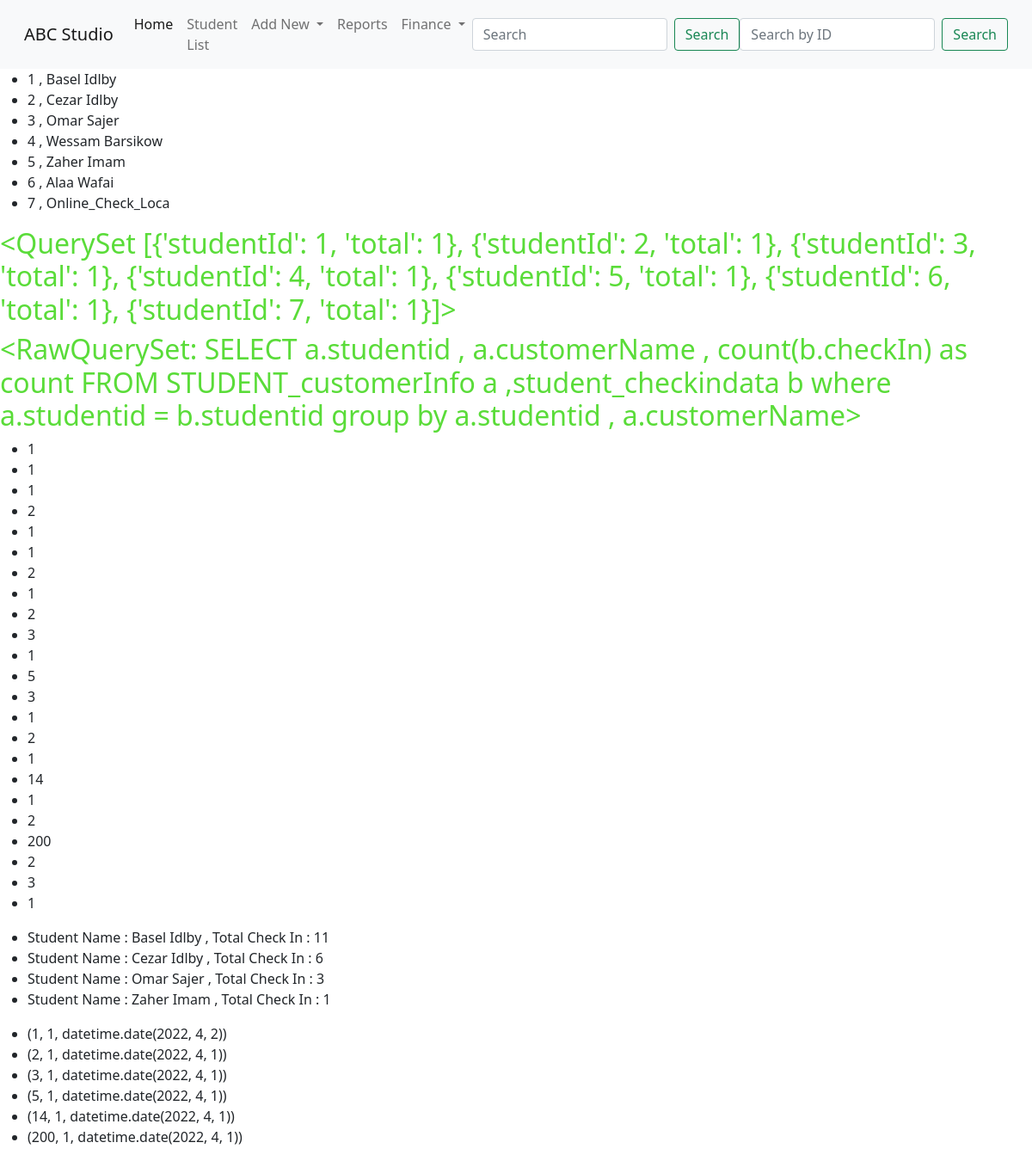
/list2/, run on an earlier commit of the app's database.
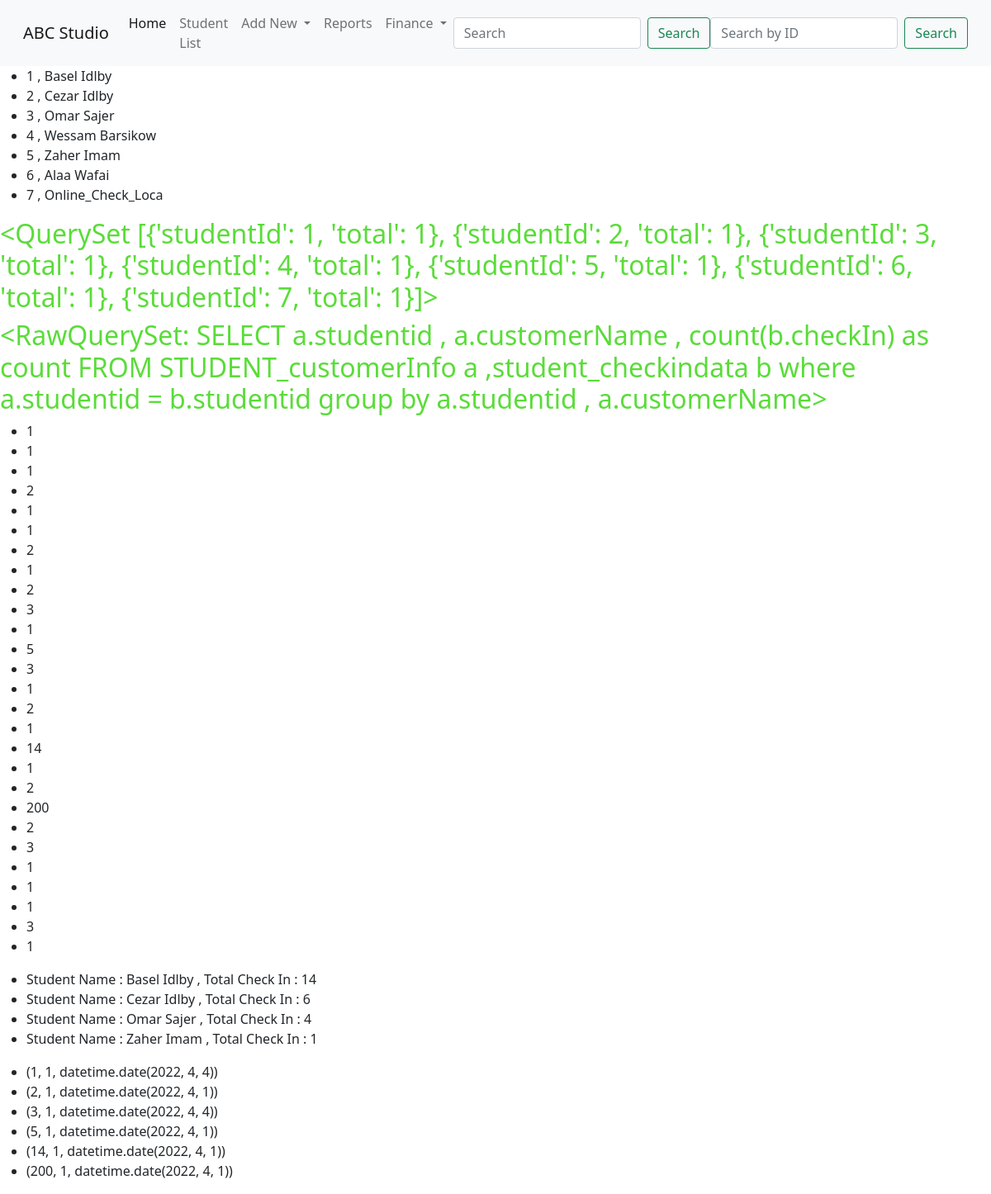
And on a later commit of the database.
### student/models.py (models this page shows, shortened)
class customerInfo(models.Model):
    studentId = models.AutoField(primary_key=True)
    customerName = models.CharField(max_length=100 , unique=True)
    customerImg = models.ImageField(upload_to ='media/student/imgs/' , default='default.jpg')
    leadsChannel = models.ForeignKey(leadSource,max_length=50,on_delete=models.CASCADE)
    adsRef = models.CharField(max_length=200,blank=True)
    contactDate = models.DateField(default=datetime.now , editable=False)
    leadeAge = models.IntegerField()
    leadsLocation = models.CharField(max_length=100)
    leadsContactNumber = models.IntegerField()
    emailAddress = models.EmailField(unique=True)
    leadsComment = models.CharField(max_length=1000)
    leadsUrgent = models.BooleanField()
    Nationality = models.ForeignKey(countryList,max_length=250,on_delete=models.CASCADE)
    intersetList = models.ForeignKey(courseList,max_length=50,on_delete=models.CASCADE)
    followUp = models.BooleanField(default=True)

class checkInData(models.Model):
    checkInSeq = models.AutoField(primary_key=True)
    studentId = models.IntegerField()
    checkIn = models.IntegerField(default=1 , editable=False)
    checkInDate = models.DateField(default=datetime.now , editable=False)
    def __str__(self) -> str:
        return f"{self.studentId , self.checkIn , self.checkInDate}"

### student/views.py (the view)
# urls.py: path('list2/',views.list,name='CustInfo2'),
def list(request):
    queryset1 = customerInfo.objects.all()
    query2 = customerInfo.objects.all().values('studentId').annotate(total=Count('studentId'))
    query3 = checkInData.objects.all()
    query4 = customerInfo.objects.raw(
       'SELECT a.studentid , a.customerName , count(b.checkIn) as count FROM STUDENT_customerInfo a ,student_checkindata b where a.studentid = b.studentid group by a.studentid , a.customerName')
    lastLogin = checkInData.objects.raw('select checkInSeq , a.studentid , max(a.checkInDate) from student_checkindata a group by a.studentid')
    context = {'q1':queryset1,'q2':query2,'q3':query3,'q4':query4,'lastLogin':lastLogin}
    return render(request,'student/customerList.html',context)

### student/templates/student/customerList.html
{% extends 'student/base.html' %}
{% block content %}
    <ul>
        {% for x in q1 %}
        <li>{{x.studentId}} , {{x.customerName}}</li>
        {% endfor %}
    </ul>
<h2>{{q2}}</h2>
<h2>{{q4}}</h2>
<ul>
    {% for x in q3 %}
    <li>{{x.studentId}} {{x.customerName}}</li>
    {% endfor %}
</ul>
<ul>
    {% for x in q4 %}
    <li>Student Name : {{x.customerName}} , Total Check In : {{x.count}}</li>
    {% endfor %}
</ul>
<ul>
    {% for x in lastLogin %}
    <li>{{x}}</li>
    {% endfor %}
</ul>
{% endblock %}

What changed in the data, as far as the page shows it:
no longer on one of the page's lists (row unchanged): checkInData: studentId+checkInSeq+checkIn "(3, 1, datetime.date(2022, 4, 1))"
no longer on one of the page's lists (row unchanged): checkInData: studentId+checkInSeq+checkIn "(1, 1, datetime.date(2022, 4, 2))"
computed for customerInfo "Basel Idlby": count "11" → "14"
computed for customerInfo "Omar Sajer": count "3" → "4"
added checkInData: studentId "1", studentId+checkInSeq+checkIn "(1, 1, datetime.date(2022, 4, 4))"
added checkInData: studentId "1"
added checkInData: studentId "3", studentId+checkInSeq+checkIn "(3, 1, datetime.date(2022, 4, 4))"
added checkInData: studentId "1"
